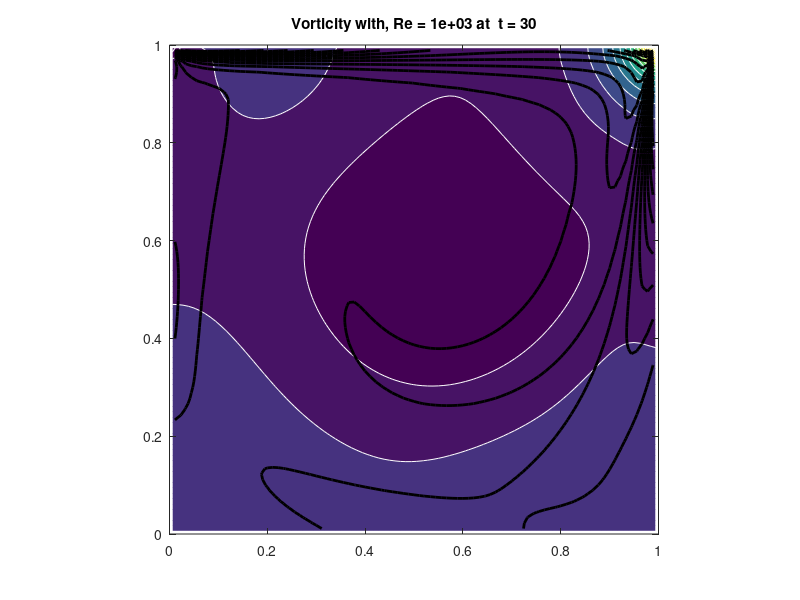

Write the MATLAB code that produced this figure.
function mit18086_navierstokes
%MIT18086_NAVIERSTOKES
%    Solves the incompressible Navier-Stokes equations in a
%    rectangular domain with prescribed velocities along the
%    boundary. The solution method is finite differencing on
%    a staggered grid with implicit diffusion and a Chorin
%    projection method for the pressure.
%    Visualization is done by a colormap-isoline plot for
%    pressure and normalized quiver and streamline plot for
%    the velocity field.
%    The standard setup solves a lid driven cavity problem.

% 07/2007 by Benjamin Seibold
%            http://www-math.mit.edu/~seibold/
% Feel free to modify for teaching and learning.

% 03/2017 by MC Kropinski - corrected BCs

close all; clear; clc;

%-----------------------------------------------------------------------
Re = 1e3;     % Reynolds number
dt = 1e-2;    % time step
tf = 30e-0;    % final time
lx = 1;       % width of box
ly = 1;       % height of box
nx = 90;      % number of x-gridpoints
ny = 90;      % number of y-gridpoints
nsteps = 20;  % number of steps with graphic output
%-----------------------------------------------------------------------
nt = ceil(tf/dt); dt = tf/nt;
x = linspace(0,lx,nx+1); hx = lx/nx;
y = linspace(0,ly,ny+1); hy = ly/ny;
[X,Y] = meshgrid(y,x);
%-----------------------------------------------------------------------
% initial conditions
U = zeros(nx-1,ny); V = zeros(nx,ny-1);
% boundary conditions
uN = x*0+1;    vN = avg(x)*0;
uS = x*0;      vS = avg(x)*0;
uW = avg(y)*0; vW = y*0;
uE = avg(y)*0; vE = y*0;
%-----------------------------------------------------------------------
%Original BCs, with bug
%Ubc = dt/Re*([2*uS(2:end-1)' zeros(nx-1,ny-2) 2*uN(2:end-1)']/hy^2+...
%      [uW;zeros(nx-3,ny);uE]/hx^2);
%Vbc = dt/Re*([vS' zeros(nx,ny-3) vN']/hy^2+...
%      [2*vW(2:end-1);zeros(nx-2,ny-1);2*vE(2:end-1)]/hx^2);
%
% Corrected BCs:
Ubc = dt/Re*([2*uS(2:end-1)' zeros(nx-1,ny-2) 2*uN(2:end-1)']/hy^2+...
      [uW;zeros(nx-3,ny);uE]/hx^2);
Vbc = dt/Re*([vS' zeros(nx,ny-3) vN']/hy^2+...
      [2*vW(2:end-1);zeros(nx-2,ny-1);2*vE(2:end-1)]/hx^2);

fprintf('initialization')
Lp = kron(speye(ny),K1(nx,hx,1))+kron(K1(ny,hy,1),speye(nx));
Lp(1,1) = 3/2*Lp(1,1);
perp = symamd(Lp); Rp = chol(Lp(perp,perp)); Rpt = Rp';
Lu = speye((nx-1)*ny)+dt/Re*(kron(speye(ny),K1(nx-1,hx,2))+...
     kron(K1(ny,hy,3),speye(nx-1)));
peru = symamd(Lu); Ru = chol(Lu(peru,peru)); Rut = Ru';
Lv = speye(nx*(ny-1))+dt/Re*(kron(speye(ny-1),K1(nx,hx,3))+...
     kron(K1(ny-1,hy,2),speye(nx)));
perv = symamd(Lv); Rv = chol(Lv(perv,perv)); Rvt = Rv';
Lq = kron(speye(ny-1),K1(nx-1,hx,2))+kron(K1(ny-1,hy,2),speye(nx-1));
perq = symamd(Lq); Rq = chol(Lq(perq,perq)); Rqt = Rq';

fprintf(', time loop\n--20%%--40%%--60%%--80%%-100%%\n')
for k = 1:nt*1
    
    time = k*dt ; 
   % treat nonlinear terms
   gamma = min(1.2*dt*max(max(max(abs(U)))/hx,max(max(abs(V)))/hy),1);
   Ue = [uW;U;uE]; Ue = [2*uS'-Ue(:,1) Ue 2*uN'-Ue(:,end)];
   Ve = [vS' V vN']; Ve = [2*vW-Ve(1,:);Ve;2*vE-Ve(end,:)];
   Ua = avg(Ue')'; Ud = diff(Ue')'/2;
   Va = avg(Ve);   Vd = diff(Ve)/2;
   UVx = diff(Ua.*Va-gamma*abs(Ua).*Vd)/hx;
   UVy = diff((Ua.*Va-gamma*Ud.*abs(Va))')'/hy;
   Ua = avg(Ue(:,2:end-1));   Ud = diff(Ue(:,2:end-1))/2;
   Va = avg(Ve(2:end-1,:)')'; Vd = diff(Ve(2:end-1,:)')'/2;
   U2x = diff(Ua.^2-gamma*abs(Ua).*Ud)/hx;
   V2y = diff((Va.^2-gamma*abs(Va).*Vd)')'/hy;
   U = U-dt*(UVy(2:end-1,:)+U2x);
   V = V-dt*(UVx(:,2:end-1)+V2y);
   
   % implicit viscosity
   rhs = reshape(U+Ubc,[],1);
   u(peru) = Ru\(Rut\rhs(peru));
   U = reshape(u,nx-1,ny);
   rhs = reshape(V+Vbc,[],1);
   v(perv) = Rv\(Rvt\rhs(perv));
   V = reshape(v,nx,ny-1);
   
   % pressure correction
   rhs = reshape(diff([uW;U;uE])/hx+diff([vS' V vN']')'/hy,[],1);
   p(perp) = -Rp\(Rpt\rhs(perp));
   P = reshape(p,nx,ny);
   U = U-diff(P)/hx;
   V = V-diff(P')'/hy;
   
   % visualization
   if floor(25*k/nt)>floor(25*(k-1)/nt), fprintf('.'), end
   if k==1|floor(nsteps*k/nt)>floor(nsteps*(k-1)/nt)
      % stream function
      rhs = reshape(diff(U')'/hy-diff(V)/hx,[],1);
      q(perq) = Rq\(Rqt\rhs(perq));
      Q = zeros(nx+1,ny+1);
      Q(2:end-1,2:end-1) = reshape(q,nx-1,ny-1);
      
      % Compute the vorticity from u, and reshape it
      Vort = (diff(U')'/hy - diff(V)/hx) ;
      Vort(1:end,1:end) = reshape(Vort,nx-1,ny-1);
      XX = x(1,2:end-1) ;
      YY = y(1,2:end-1) ;
      
      clf, contourf(avg(x),avg(y),P',20,'w-'), 
      hold on
      %Plot the stream function Q
      %contour(x,y,Q',20,'k-');
      
      % Plot the vorticity
      contour(XX,YY,Vort',20,'k-','LineWidth',2);
      
      %contour(x,y,Q',20,'k-');
      Ue = [uS' avg([uW;U;uE]')' uN'];
      Ve = [vW;avg([vS' V vN']);vE];
      Len = sqrt(Ue.^2+Ve.^2+eps);
      %quiver(x,y,(Ue./Len)',(Ve./Len)',.4,'k-')
      hold off, axis equal, axis([0 lx 0 ly])
      p = sort(p); caxis(p([8 end-7]))
      title(sprintf('Vorticity with, Re = %0.1g at  t = %0.2g',Re,k*dt))
      drawnow
   end
end
fprintf('\n')

%=======================================================================

function B = avg(A,k)
if nargin<2, k = 1; end
if size(A,1)==1, A = A'; end
if k<2, B = (A(2:end,:)+A(1:end-1,:))/2; else, B = avg(A,k-1); end
if size(A,2)==1, B = B'; end

function A = K1(n,h,a11)
% a11: Neumann=1, Dirichlet=2, Dirichlet mid=3;
A = spdiags([-1 a11 0;ones(n-2,1)*[-1 2 -1];0 a11 -1],-1:1,n,n)'/h^2;
